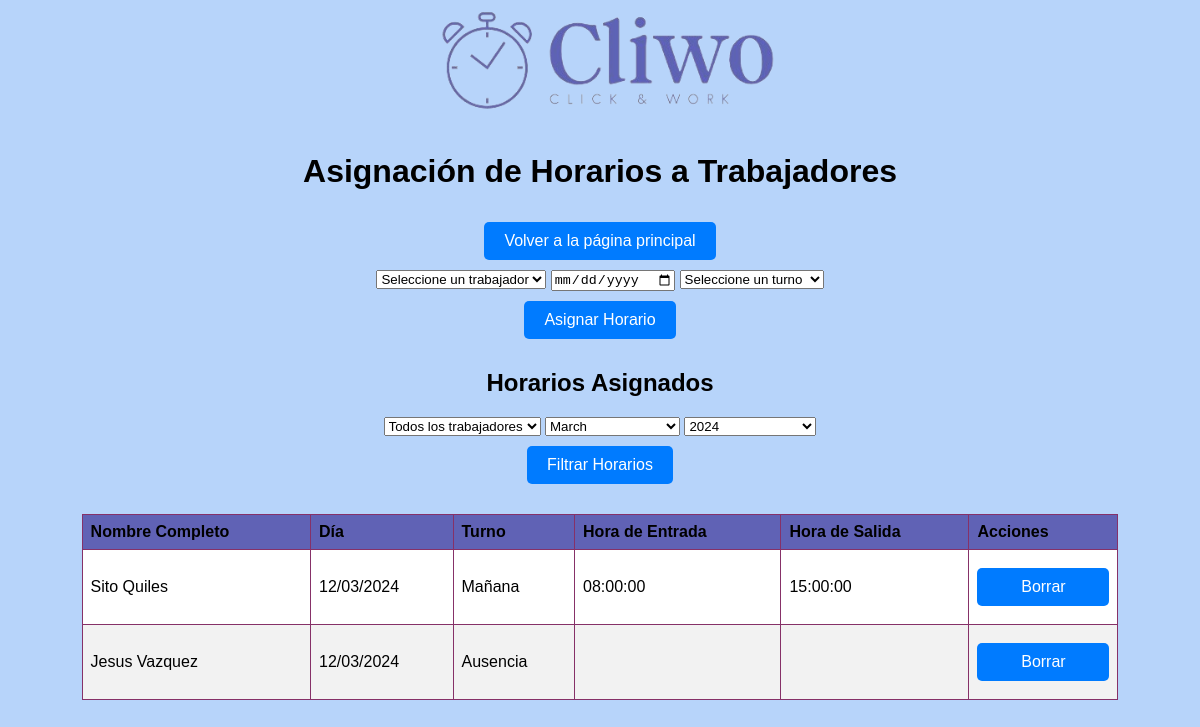
/horarios.php (signed in), run on the app's committed database.
### tables this page shows
CREATE TABLE `horarios` (
  `id` int(11) NOT NULL,
  `dia_semana` varchar(10) DEFAULT NULL,
  `hora_entrada` time DEFAULT NULL,
  `hora_salida` time DEFAULT NULL,
  `turno` varchar(250) DEFAULT NULL,
  `usuario_id` int(11) DEFAULT NULL
);

CREATE TABLE `usuarios` (
  `id` int(11) NOT NULL,
  `Usuario` varchar(255) NOT NULL,
  `Clave` varchar(255) NOT NULL,
  `Nombre_Completo` varchar(255) NOT NULL
);

### horarios.php (the view, shortened to what this page needs)
<?php
$conexion = new mysqli("localhost", "root", "", "cliwodb");
$usuario_id_filtrado = isset($_GET['usuario_id_filtrado']) && $_GET['usuario_id_filtrado'] !== '' ? $_GET['usuario_id_filtrado'] : null;
$mes_filtrado = $_GET['mes_filtrado'] ?? date('m');
$anio_filtrado = $_GET['anio_filtrado'] ?? date('Y');
$sqlFiltrado = "SELECT h.id, u.Nombre_Completo, h.dia_semana, h.turno, h.hora_entrada, h.hora_salida
                FROM horarios h
                JOIN usuarios u ON h.usuario_id = u.id
                WHERE MONTH(h.dia_semana) = ? AND YEAR(h.dia_semana) = ?";
$stmt = $conexion->prepare($sqlFiltrado);
if ($usuario_id_filtrado) {
    $stmt->bind_param("iii", $mes_filtrado, $anio_filtrado, $usuario_id_filtrado);
} else {
    $stmt->bind_param("ii", $mes_filtrado, $anio_filtrado);
}
$stmt->execute();
$resultado_horarios = $stmt->get_result();
?>
<!DOCTYPE html>
<html lang="es">
<head>
    <link rel="stylesheet" href="styles.css">
</head>
<body>
    <div class="registro">
        <div class="logo"><img src="img/logo.png" alt="Logo"></div>
        <h1>Asignación de Horarios a Trabajadores</h1>
        <div class="volver"><a href="paginaprincipal.php" class="boton">Volver a la página principal</a></div>
        <form action="horarios.php" method="post">
            <select name="usuario_id" required>
                <option value="">Seleccione un trabajador</option>
            </select>
            <input type="date" name="dia_semana" required>
            <select name="turno" required>
                <option value="">Seleccione un turno</option>
            </select>
            <button type="submit" class="boton">Asignar Horario</button>
        </form>
        <h2>Horarios Asignados</h2>
        <form action="horarios.php" method="get">
            <select name="usuario_id_filtrado">
                <option value="">Todos los trabajadores</option>
            </select>
            <select name="mes_filtrado" required>
                <?php for ($mes = 1; $mes <= 12; $mes++): ?>
                    <option value="<?= $mes; ?>" <?= $mes_filtrado == $mes ? 'selected' : ''; ?>>
                        <?= strftime('%B', mktime(0, 0, 0, $mes, 10)); ?>
                    </option>
                <?php endfor; ?>
            </select>
            <select name="anio_filtrado" required>
                <?php for ($anio = date('Y'); $anio >= date('Y') - 5; $anio--): ?>
                    <option value="<?= $anio; ?>" <?= $anio_filtrado == $anio ? 'selected' : ''; ?>>
                        <?= $anio; ?>
                    </option>
                <?php endfor; ?>
            </select>
            <button type="submit" class="boton">Filtrar Horarios</button>
        </form>
        <table>
            <tr>
            <tr>
                <th>Nombre Completo</th>
                <th>Día</th>
                <th>Turno</th>
                <th>Hora de Entrada</th>
                <th>Hora de Salida</th>
                <th>Acciones</th>
            </tr>
            </tr>
            <?php if ($resultado_horarios && $resultado_horarios->num_rows > 0): ?>
                <?php while ($fila = $resultado_horarios->fetch_assoc()): ?>
                    <tr>
                        <td>
                            <?= htmlspecialchars($fila['Nombre_Completo']); ?>
                        </td>
                        <td>
                            <?= date('d/m/Y', strtotime($fila['dia_semana'])); ?>
                        </td>
                        <td>
                            <?= htmlspecialchars($fila['turno']); ?>
                        </td>
                        <td>
                            <?= htmlspecialchars($fila['hora_entrada']); ?>
                        </td>
                        <td>
                            <?= htmlspecialchars($fila['hora_salida']); ?>
                        </td>
                        <td><a class="boton" href="horarios.php?borrar_id=<?= $fila['id']; ?>"
                                onclick="return confirm('¿Estás seguro de querer borrar este horario?');">Borrar</a></td>
                    </tr>
                <?php endwhile; ?>
            <?php else: ?>
                <tr>
                    <td colspan="7">No se encontraron horarios.</td>
                </tr>
            <?php endif; ?>
        </table>
    </div>
</body>
</html>

### styles.css (style rules this page uses)
body { margin: 2%; padding: 0; background-color: #b7d4fa; font-family: "Arial", sans-serif; }
.boton, .login-container form button { display: flex; margin: 10px auto; padding: 10px 20px; background-color: #007bff; color: white; text-decoration: none; border-radius: 5px; border: none; cursor: pointer; font-family: inherit; justify-content: center; margin-bottom: 10px; font-size: 16px; }
table { width: 90%; margin: 20px auto; border-collapse: collapse; background-color: #fff; }
th, td { border: 1px solid #863168; padding: 8px; text-align: left; }
th { background-color: #6062b5; color: #000; }
tr:nth-child(even) { background-color: #f2f2f2; }
.registro, .login-container { display: flex; flex-direction: column; align-items: center; justify-content: center; }
.registro { height: 85vh; }
.logo, .logo-centrado { display: flex; justify-content: center; margin-bottom: 20px; }
.logo img { width: 350px; height: auto; }

### data on the page
horarios: usuario.Nombre_Completo "Sito Quiles", dia_semana "12/03/2024", turno "Mañana", hora_entrada "08:00:00", hora_salida "15:00:00"
horarios: usuario.Nombre_Completo "Jesus Vazquez", dia_semana "12/03/2024", turno "Ausencia"

### other printed values
form field mes_filtrado "March"
form field anio_filtrado "2024"
